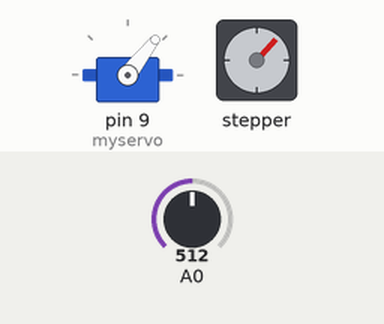
Recording of a sketch running on a simulated Arduino Uno, built with avr-gcc and run on an emulated ATmega328P. On the bench: servo, stepper motor. Inputs (shaded band) come from the test bench; at power-on: A0 = 512. Stepper angles assume 100 steps per turn.

Above: at 5.2 s.
5.3 s: A0 set to 716
At 5.73 s:
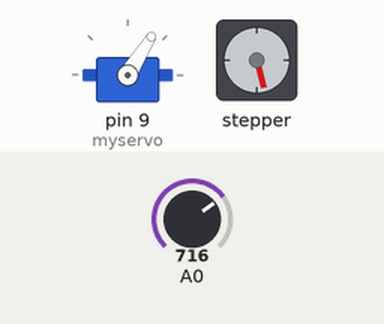
8.3 s: A0 set to 900
At 8.49 s:
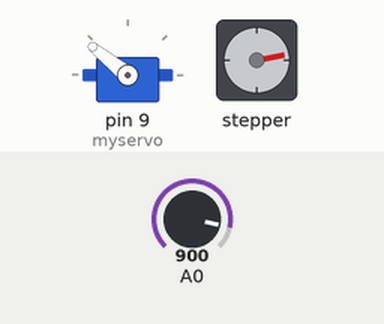
11.3 s: A0 set to 1023
At 11.57 s:
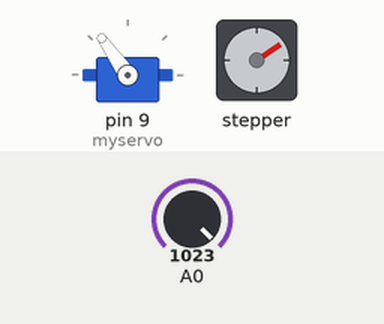
14.3 s: A0 set to 511
At 14.62 s:
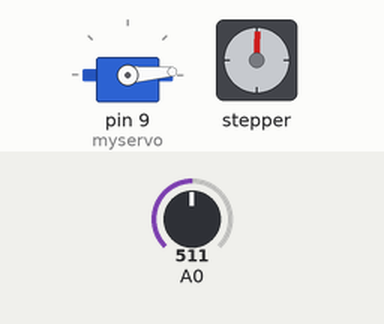
17.3 s: A0 set to 306
Timing chart, 0 to 24.3 s (numbered marks = the images above; inputs shaded):
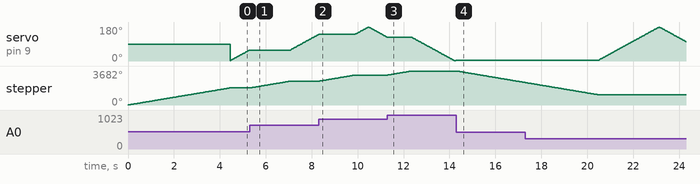

Measured:
- after the input at 5.3 s, stepper: turns 734° clockwise in 1.7 s, starting at once
- after the input at 8.3 s, stepper: turns 663° clockwise in 1.6 s, starting at once
- after the input at 11.3 s, stepper: turns 442° clockwise in 1.0 s, starting at once
- after the input at 14.3 s, servo on pin 9 (myservo): goes on until 14.3 s, then stays 4°; stepper: keeps turning counter-clockwise at about 418°/s, starting at once
- by itself, stepper: turns 1843° clockwise in 4.4 s

The sketch:

stepper_servo_test.ino
```cpp
#include <Stepper.h>
#include <Servo.h>

// change this to the number of steps on your motor
#define STEPS 100

// minimum change in sensor reading before we bother stepping
// (helps avoid jittery motion from analog noise)
#define STEP_THRESHOLD 2

// create an instance of the stepper class, specifying
// the number of steps of the motor and the pins it's
// attached to
Stepper stepper(STEPS, 2, 3, 4, 5);

// the previous reading from the analog input
int previous = 0;

Servo myservo;  // create servo object to control a servo

int pos = 0;              // current servo position
bool servoGoingUp = true; // sweep direction
unsigned long lastServoMove = 0;
const int servoInterval = 15; // ms between servo steps (consistent both directions)

void setup() {
  // set the speed of the motor to 70 RPM
  stepper.setSpeed(70);
  myservo.attach(9);  // attaches the servo on pin 9 to the servo object
}

void loop() {
  // --- Stepper motor: move based on change in sensor reading ---
  int val = analogRead(0);
  int delta = val - previous;

  if (abs(delta) >= STEP_THRESHOLD) {
    stepper.step(delta);   // still blocking during the actual step, but
                            // small/thresholded deltas keep this brief
    previous = val;
  }

  // --- Servo: non-blocking sweep using millis() instead of delay() ---
  if (millis() - lastServoMove >= servoInterval) {
    lastServoMove = millis();

    if (servoGoingUp) {
      pos++;
      if (pos >= 180) {
        pos = 180;
        servoGoingUp = false;
      }
    } else {
      pos--;
      if (pos <= 0) {
        pos = 0;
        servoGoingUp = true;
      }
    }

    myservo.write(pos);
  }
}
```
